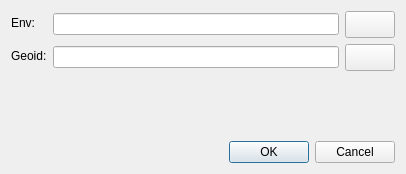
<?xml version="1.0" encoding="UTF-8"?>
<ui version="4.0">
 <class>SampleDialog</class>
 <widget class="QDialog" name="SampleDialog">
  <property name="geometry">
   <rect>
    <x>0</x>
    <y>0</y>
    <width>406</width>
    <height>174</height>
   </rect>
  </property>
  <property name="windowTitle">
   <string>InstallRequirement</string>
  </property>
  <layout class="QVBoxLayout" name="verticalLayout">
   <item>
      <layout class="QFormLayout" name="formLayout">
        <item row="0" column="0">
     <widget class="QLabel" name="label_Env">
          <property name="text">
          <string>Env:</string>
          </property>
     </widget>
     </item>
<item row="0" column="1">
     <layout class="QHBoxLayout" name="horizontalLayout">
    <item>
     <widget class="QLineEdit" name="Env">
          <property name="field_name" stdset="0">
               <string>Env</string>
          </property>
          <property name="key" stdset="0">
               <string>file</string>
          </property>
          <property name="prop_name" stdset="0">
               <string>text</string>
          </property> 
                      
                    <property name="type" stdset="0">
                        <string>folder</string>
                    </property>
                            
                    <property name="toolTip" stdset="0">
                        <string>Carpeta del entorno conda</string>
                    </property>
                   
          
        <property name="text">
            <string></string>
        </property>
        
     </widget>
     </item>
<item>
    <widget class="QPushButton" name="fileWidgetButton_Env">
    <property name="sizePolicy">
    <sizepolicy hsizetype="Preferred" vsizetype="Fixed">
    <horstretch>0</horstretch>
    <verstretch>0</verstretch>
    </sizepolicy>
    </property>
    <property name="maximumSize">
    <size>
    <width>50</width>
    <height>16777215</height>
    </size>
    </property>
    <property name="font">
    <font>
    <pointsize>12</pointsize>
    <bold>true</bold>
    </font>
    </property>
    <property name="for_file_widget" stdset="0">
        <string>Env</string>
    </property>  
    </widget>
</item>
</layout>
</item>
  <item row="1" column="0">
     <widget class="QLabel" name="label_Geoid">
          <property name="text">
          <string>Geoid:</string>
          </property>
     </widget>
     </item>
<item row="1" column="1">
     <layout class="QHBoxLayout" name="horizontalLayout">
    <item>
     <widget class="QLineEdit" name="Geoid">
          <property name="field_name" stdset="0">
               <string>Geoid</string>
          </property>
          <property name="key" stdset="0">
               <string>file</string>
          </property>
          <property name="prop_name" stdset="0">
               <string>text</string>
          </property> 
                      
                    <property name="type" stdset="0">
                        <string>folder</string>
                    </property>
                            
                    <property name="toolTip" stdset="0">
                        <string>Carpeta con los modelos del Geoide</string>
                    </property>
                   
          
        <property name="text">
            <string></string>
        </property>
        
     </widget>
     </item>
<item>
    <widget class="QPushButton" name="fileWidgetButton_Geoid">
    <property name="sizePolicy">
    <sizepolicy hsizetype="Preferred" vsizetype="Fixed">
    <horstretch>0</horstretch>
    <verstretch>0</verstretch>
    </sizepolicy>
    </property>
    <property name="maximumSize">
    <size>
    <width>50</width>
    <height>16777215</height>
    </size>
    </property>
    <property name="font">
    <font>
    <pointsize>12</pointsize>
    <bold>true</bold>
    </font>
    </property>
    <property name="for_file_widget" stdset="0">
        <string>Geoid</string>
    </property>  
    </widget>
</item>
</layout>
</item>
  
      </layout>
   </item>
   <item>
    <widget class="QDialogButtonBox" name="buttonBox">
     <property name="standardButtons">
      <set>QDialogButtonBox::Cancel|QDialogButtonBox::Ok</set>
     </property>
    </widget>
   </item>
  </layout>
 </widget>
 <resources/>
 <connections>
  <connection>
   <sender>buttonBox</sender>
   <signal>rejected()</signal>
   <receiver>SampleDialog</receiver>
   <slot>reject()</slot>
  </connection>
  <connection>
   <sender>buttonBox</sender>
   <signal>accepted()</signal>
   <receiver>SampleDialog</receiver>
   <slot>accept()</slot>
  </connection>
  
 </connections>
  <slots>
    <slot>listAddButtonClicked()</slot>
    <slot>fileWidgetButtonClicked()</slot>
    <slot>imageWidgetRemoveButtonClicked()</slot>
    <slot>imageWidgetChangeButtonClicked()</slot>
    <slot>imagesWidgetChangeDirectoryButtonClicked()</slot>
    <slot>listDeleteButtonClicked()</slot>
    <slot>objectDetailButtonClicked()</slot>
    <slot>tableAddButtonClicked()</slot>
    <slot>tableDeleteButtonClicked()</slot>
    <slot>simpleGridFirstPageButtonClicked()</slot>
    <slot>simpleGridPreviousPageButtonClicked()</slot>
    <slot>simpleGridNextPageButtonClicked()</slot>
    <slot>simpleGridLastPageButtonClicked()</slot>
    <slot>simpleGridPageCountComboChanged()</slot>


 </slots>
</ui>
